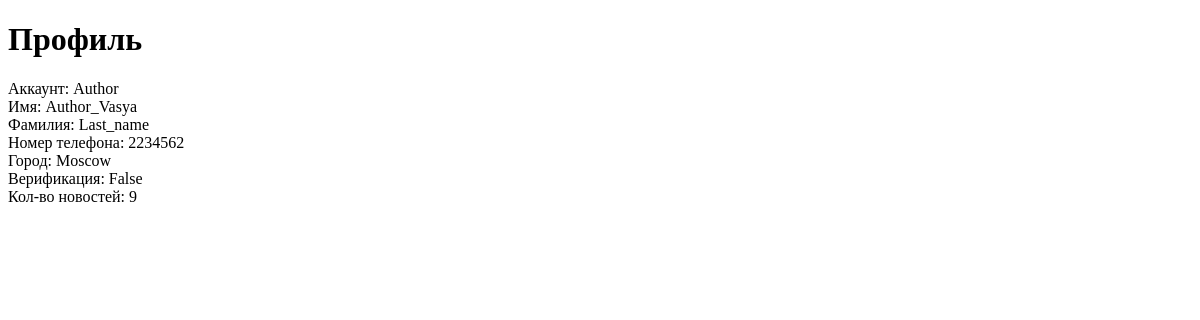
Before: /users/profile/6 with the older database file.
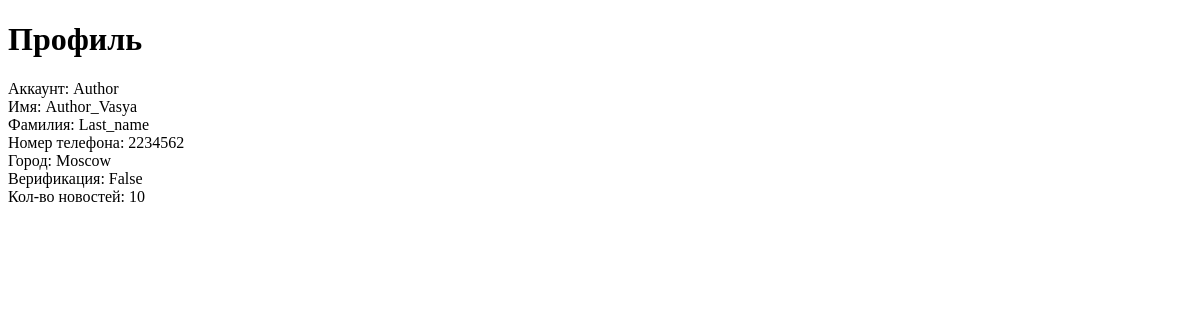
After: the same page with the newer database file.
### news/models.py (models this page shows, shortened)
class Profile(models.Model):
    user = models.OneToOneField(User, on_delete=models.CASCADE, verbose_name='Юзер', null=True, default=None)
    phone_number = models.CharField(max_length=36, blank=True, verbose_name='Номер телефона')
    city = models.CharField(max_length=36, blank=True, verbose_name='Город')
    verification = models.BooleanField(default=False, verbose_name='Верифицырован')
    publish_count = models.IntegerField(blank=True, default=0, null=False)

### news/views.py (the view)
# urls.py: path('users/profile/<int:pk>', views.ProfileDetailView.as_view(), name='profile'),
class ProfileDetailView(generic.DetailView):
    model = Profile
    context_object_name = 'profile'

### news/templates/news/profile_detail.html (shortened to what this page needs)
<!DOCTYPE html>
<html lang="ru">
<head>
</head>
<body>
    <h1>Профиль</h1>
    <div>Аккаунт: {{ profile.user }}</div>
    <div>Имя: {{ profile.user.first_name }}</div>
    <div>Фамилия: {{ profile.user.last_name }}</div>
    <div>Номер телефона: {{ profile.phone_number }}</div>
    <div>Город: {{ profile.city }}</div>
    <div>Верификация: {{ profile.verification }}</div>
    <div>Кол-во новостей: {{ profile.publish_count }}</div>
</body>
</html>

Changed rows visible on the page:
changed Profile "Moscow": publish_count "9" → "10"
